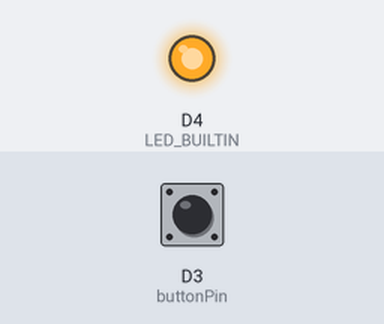
Recording of a sketch running on a simulated ESP8266 (NodeMCU). Parts: output pins drawn as LEDs (lit = HIGH, except the on-board LED, lit = LOW). Inputs (shaded band) come from the test bench; at power-on: D3 (buttonPin) LOW. What the sketch prints to the serial monitor is not drawn.

Above: at 1.2 s.
1.3 s: D3 (buttonPin) pulled HIGH for 0.15 s
At 1.37 s:
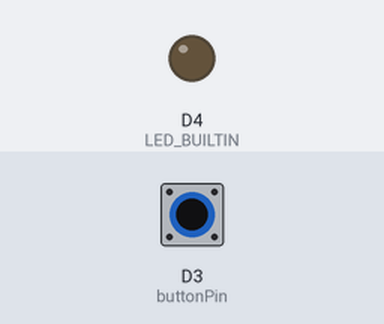
2.9 s: D3 (buttonPin) pulled HIGH for 3.2 s
At 6.7 s:
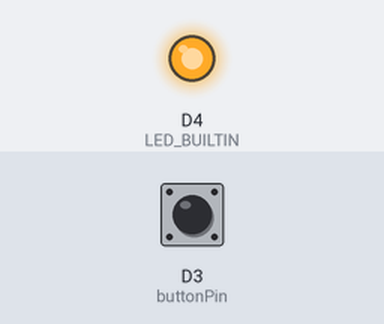
Timing chart, 0 to 8.2 s (numbered marks = the images above; inputs shaded):
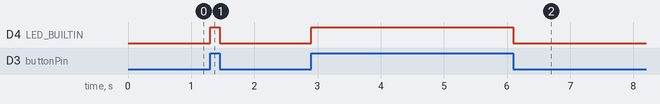

Measured:
- after the input at 1.3 s, D4 (LED_BUILTIN): LOW → HIGH at once, → LOW 0.15 s later
- after the input at 2.9 s, D4 (LED_BUILTIN): LOW → HIGH at once, → LOW 3.2 s later

The sketch:

_02_Button_LED.ino
```cpp
//BUTTON
//set all your variables here:
// set pin numbers:
const int buttonPin = D3;   //the button shield is built in a way that its always D3 pin

// variables will change:
int buttonState = 0;

void setup() {
  Serial.begin(250000);
  Serial.println("System Online");
  pinMode(LED_BUILTIN, OUTPUT);
  pinMode(buttonPin, INPUT);
}

void loop() {
  // read the state of the pushbutton value:
  buttonState = digitalRead(buttonPin);

  // check if the pushbutton is pressed.
  // if it is, the buttonState is HIGH:
  if (buttonState == HIGH) {
    // turn LED on:
    digitalWrite(LED_BUILTIN, HIGH);
    Serial.println("press the button");
  } else {
    // turn LED off:
    digitalWrite(LED_BUILTIN, LOW);
    Serial.println("dont press the button");
  }
}
```
